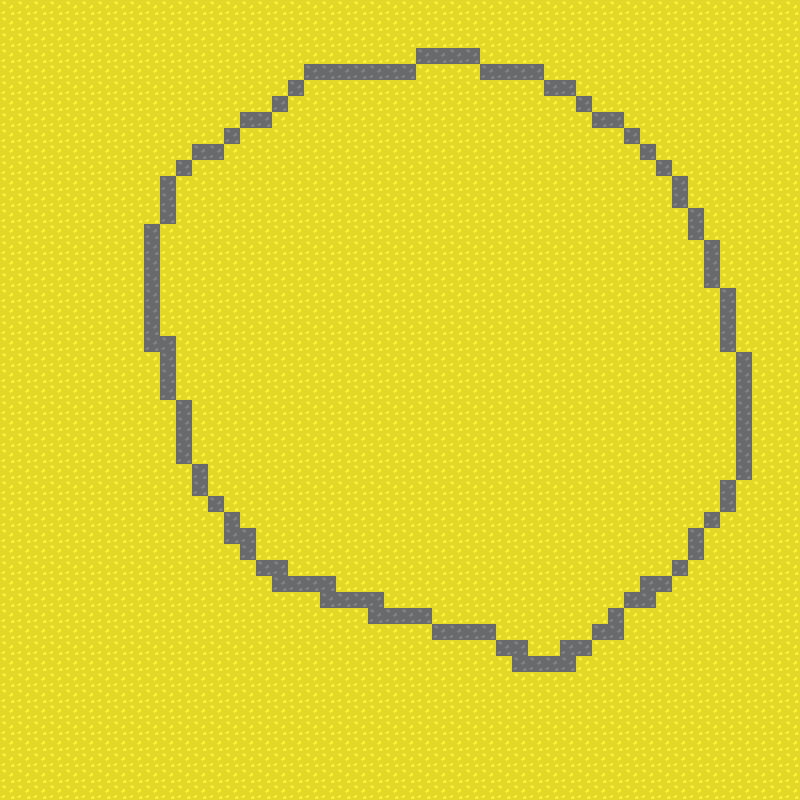

Rendered tile map (Tiled .tmx) drawn with the repository's tilesets; below, a short description and the full map source, tile grids included:
An orthogonal 50x50 tile map with 16x16 px tiles, 1 tile layer (Tile Layer 1) and 3 objects.

<map version="1.10" tiledversion="1.10.2" orientation="orthogonal" renderorder="right-down" width="50" height="50" tilewidth="16" tileheight="16" infinite="0" nextlayerid="5" nextobjectid="6">
 <tileset firstgid="1" name="tilesetforFishGameJam" tilewidth="16" tileheight="16" tilecount="90" columns="10">
  <image source="tilesetforFishGameJam.png" width="160" height="144" />
 </tileset>
 <layer id="1" name="Tile Layer 1" width="50" height="50">
  <data encoding="csv">
1,1,1,1,1,1,1,1,1,1,1,1,1,1,1,1,1,1,1,1,1,1,1,1,1,1,1,1,1,1,1,1,1,1,1,1,1,1,1,1,1,1,1,1,1,1,1,1,1,1,
1,1,1,1,1,1,1,1,1,1,1,1,1,1,1,1,1,1,1,1,1,1,1,1,1,1,1,1,1,1,1,1,1,1,1,1,1,1,1,1,1,1,1,1,1,1,1,1,1,1,
1,1,1,1,1,1,1,1,1,1,1,1,1,1,1,1,1,1,1,1,1,1,1,1,1,1,1,1,1,1,1,1,1,1,1,1,1,1,1,1,1,1,1,1,1,1,1,1,1,1,
1,1,1,1,1,1,1,1,1,1,1,1,1,1,1,1,1,1,1,1,1,1,1,1,1,1,2,2,2,2,1,1,1,1,1,1,1,1,1,1,1,1,1,1,1,1,1,1,1,1,
1,1,1,1,1,1,1,1,1,1,1,1,1,1,1,1,1,1,1,2,2,2,2,2,2,2,1,1,1,1,2,2,2,2,1,1,1,1,1,1,1,1,1,1,1,1,1,1,1,1,
1,1,1,1,1,1,1,1,1,1,1,1,1,1,1,1,1,1,2,1,1,1,1,1,1,1,1,1,1,1,1,1,1,1,2,2,1,1,1,1,1,1,1,1,1,1,1,1,1,1,
1,1,1,1,1,1,1,1,1,1,1,1,1,1,1,1,1,2,1,1,1,1,1,1,1,1,1,1,1,1,1,1,1,1,1,1,2,1,1,1,1,1,1,1,1,1,1,1,1,1,
1,1,1,1,1,1,1,1,1,1,1,1,1,1,1,2,2,1,1,1,1,1,1,1,1,1,1,1,1,1,1,1,1,1,1,1,1,2,2,1,1,1,1,1,1,1,1,1,1,1,
1,1,1,1,1,1,1,1,1,1,1,1,1,1,2,1,1,1,1,1,1,1,1,1,1,1,1,1,1,1,1,1,1,1,1,1,1,1,1,2,1,1,1,1,1,1,1,1,1,1,
1,1,1,1,1,1,1,1,1,1,1,1,2,2,1,1,1,1,1,1,1,1,1,1,1,1,1,1,1,1,1,1,1,1,1,1,1,1,1,1,2,1,1,1,1,1,1,1,1,1,
1,1,1,1,1,1,1,1,1,1,1,2,1,1,1,1,1,1,1,1,1,1,1,1,1,1,1,1,1,1,1,1,1,1,1,1,1,1,1,1,1,2,1,1,1,1,1,1,1,1,
1,1,1,1,1,1,1,1,1,1,2,1,1,1,1,1,1,1,1,1,1,1,1,1,1,1,1,1,1,1,1,1,1,1,1,1,1,1,1,1,1,1,2,1,1,1,1,1,1,1,
1,1,1,1,1,1,1,1,1,1,2,1,1,1,1,1,1,1,1,1,1,1,1,1,1,1,1,1,1,1,1,1,1,1,1,1,1,1,1,1,1,1,2,1,1,1,1,1,1,1,
1,1,1,1,1,1,1,1,1,1,2,1,1,1,1,1,1,1,1,1,1,1,1,1,1,1,1,1,1,1,1,1,1,1,1,1,1,1,1,1,1,1,1,2,1,1,1,1,1,1,
1,1,1,1,1,1,1,1,1,2,1,1,1,1,1,1,1,1,1,1,1,1,1,1,1,1,1,1,1,1,1,1,1,1,1,1,1,1,1,1,1,1,1,2,1,1,1,1,1,1,
1,1,1,1,1,1,1,1,1,2,1,1,1,1,1,1,1,1,1,1,1,1,1,1,1,1,1,1,1,1,1,1,1,1,1,1,1,1,1,1,1,1,1,1,2,1,1,1,1,1,
1,1,1,1,1,1,1,1,1,2,1,1,1,1,1,1,1,1,1,1,1,1,1,1,1,1,1,1,1,1,1,1,1,1,1,1,1,1,1,1,1,1,1,1,2,1,1,1,1,1,
1,1,1,1,1,1,1,1,1,2,1,1,1,1,1,1,1,1,1,1,1,1,1,1,1,1,1,1,1,1,1,1,1,1,1,1,1,1,1,1,1,1,1,1,2,1,1,1,1,1,
1,1,1,1,1,1,1,1,1,2,1,1,1,1,1,1,1,1,1,1,1,1,1,1,1,1,1,1,1,1,1,1,1,1,1,1,1,1,1,1,1,1,1,1,1,2,1,1,1,1,
1,1,1,1,1,1,1,1,1,2,1,1,1,1,1,1,1,1,1,1,1,1,1,1,1,1,1,1,1,1,1,1,1,1,1,1,1,1,1,1,1,1,1,1,1,2,1,1,1,1,
1,1,1,1,1,1,1,1,1,2,1,1,1,1,1,1,1,1,1,1,1,1,1,1,1,1,1,1,1,1,1,1,1,1,1,1,1,1,1,1,1,1,1,1,1,2,1,1,1,1,
1,1,1,1,1,1,1,1,1,2,2,1,1,1,1,1,1,1,1,1,1,1,1,1,1,1,1,1,1,1,1,1,1,1,1,1,1,1,1,1,1,1,1,1,1,2,1,1,1,1,
1,1,1,1,1,1,1,1,1,1,2,1,1,1,1,1,1,1,1,1,1,1,1,1,1,1,1,1,1,1,1,1,1,1,1,1,1,1,1,1,1,1,1,1,1,1,2,1,1,1,
1,1,1,1,1,1,1,1,1,1,2,1,1,1,1,1,1,1,1,1,1,1,1,1,1,1,1,1,1,1,1,1,1,1,1,1,1,1,1,1,1,1,1,1,1,1,2,1,1,1,
1,1,1,1,1,1,1,1,1,1,2,1,1,1,1,1,1,1,1,1,1,1,1,1,1,1,1,1,1,1,1,1,1,1,1,1,1,1,1,1,1,1,1,1,1,1,2,1,1,1,
1,1,1,1,1,1,1,1,1,1,1,2,1,1,1,1,1,1,1,1,1,1,1,1,1,1,1,1,1,1,1,1,1,1,1,1,1,1,1,1,1,1,1,1,1,1,2,1,1,1,
1,1,1,1,1,1,1,1,1,1,1,2,1,1,1,1,1,1,1,1,1,1,1,1,1,1,1,1,1,1,1,1,1,1,1,1,1,1,1,1,1,1,1,1,1,1,2,1,1,1,
1,1,1,1,1,1,1,1,1,1,1,2,1,1,1,1,1,1,1,1,1,1,1,1,1,1,1,1,1,1,1,1,1,1,1,1,1,1,1,1,1,1,1,1,1,1,2,1,1,1,
1,1,1,1,1,1,1,1,1,1,1,2,1,1,1,1,1,1,1,1,1,1,1,1,1,1,1,1,1,1,1,1,1,1,1,1,1,1,1,1,1,1,1,1,1,1,2,1,1,1,
1,1,1,1,1,1,1,1,1,1,1,1,2,1,1,1,1,1,1,1,1,1,1,1,1,1,1,1,1,1,1,1,1,1,1,1,1,1,1,1,1,1,1,1,1,1,2,1,1,1,
1,1,1,1,1,1,1,1,1,1,1,1,2,1,1,1,1,1,1,1,1,1,1,1,1,1,1,1,1,1,1,1,1,1,1,1,1,1,1,1,1,1,1,1,1,2,1,1,1,1,
1,1,1,1,1,1,1,1,1,1,1,1,1,2,1,1,1,1,1,1,1,1,1,1,1,1,1,1,1,1,1,1,1,1,1,1,1,1,1,1,1,1,1,1,1,2,1,1,1,1,
1,1,1,1,1,1,1,1,1,1,1,1,1,1,2,1,1,1,1,1,1,1,1,1,1,1,1,1,1,1,1,1,1,1,1,1,1,1,1,1,1,1,1,1,2,1,1,1,1,1,
1,1,1,1,1,1,1,1,1,1,1,1,1,1,2,2,1,1,1,1,1,1,1,1,1,1,1,1,1,1,1,1,1,1,1,1,1,1,1,1,1,1,1,2,1,1,1,1,1,1,
1,1,1,1,1,1,1,1,1,1,1,1,1,1,1,2,1,1,1,1,1,1,1,1,1,1,1,1,1,1,1,1,1,1,1,1,1,1,1,1,1,1,1,2,1,1,1,1,1,1,
1,1,1,1,1,1,1,1,1,1,1,1,1,1,1,1,2,2,1,1,1,1,1,1,1,1,1,1,1,1,1,1,1,1,1,1,1,1,1,1,1,1,2,1,1,1,1,1,1,1,
1,1,1,1,1,1,1,1,1,1,1,1,1,1,1,1,1,2,2,2,2,1,1,1,1,1,1,1,1,1,1,1,1,1,1,1,1,1,1,1,2,2,1,1,1,1,1,1,1,1,
1,1,1,1,1,1,1,1,1,1,1,1,1,1,1,1,1,1,1,1,2,2,2,2,1,1,1,1,1,1,1,1,1,1,1,1,1,1,1,2,2,1,1,1,1,1,1,1,1,1,
1,1,1,1,1,1,1,1,1,1,1,1,1,1,1,1,1,1,1,1,1,1,1,2,2,2,2,1,1,1,1,1,1,1,1,1,1,1,2,1,1,1,1,1,1,1,1,1,1,1,
1,1,1,1,1,1,1,1,1,1,1,1,1,1,1,1,1,1,1,1,1,1,1,1,1,1,1,2,2,2,2,1,1,1,1,1,1,2,2,1,1,1,1,1,1,1,1,1,1,1,
1,1,1,1,1,1,1,1,1,1,1,1,1,1,1,1,1,1,1,1,1,1,1,1,1,1,1,1,1,1,1,2,2,1,1,2,2,1,1,1,1,1,1,1,1,1,1,1,1,1,
1,1,1,1,1,1,1,1,1,1,1,1,1,1,1,1,1,1,1,1,1,1,1,1,1,1,1,1,1,1,1,1,2,2,2,2,1,1,1,1,1,1,1,1,1,1,1,1,1,1,
1,1,1,1,1,1,1,1,1,1,1,1,1,1,1,1,1,1,1,1,1,1,1,1,1,1,1,1,1,1,1,1,1,1,1,1,1,1,1,1,1,1,1,1,1,1,1,1,1,1,
1,1,1,1,1,1,1,1,1,1,1,1,1,1,1,1,1,1,1,1,1,1,1,1,1,1,1,1,1,1,1,1,1,1,1,1,1,1,1,1,1,1,1,1,1,1,1,1,1,1,
1,1,1,1,1,1,1,1,1,1,1,1,1,1,1,1,1,1,1,1,1,1,1,1,1,1,1,1,1,1,1,1,1,1,1,1,1,1,1,1,1,1,1,1,1,1,1,1,1,1,
1,1,1,1,1,1,1,1,1,1,1,1,1,1,1,1,1,1,1,1,1,1,1,1,1,1,1,1,1,1,1,1,1,1,1,1,1,1,1,1,1,1,1,1,1,1,1,1,1,1,
1,1,1,1,1,1,1,1,1,1,1,1,1,1,1,1,1,1,1,1,1,1,1,1,1,1,1,1,1,1,1,1,1,1,1,1,1,1,1,1,1,1,1,1,1,1,1,1,1,1,
1,1,1,1,1,1,1,1,1,1,1,1,1,1,1,1,1,1,1,1,1,1,1,1,1,1,1,1,1,1,1,1,1,1,1,1,1,1,1,1,1,1,1,1,1,1,1,1,1,1,
1,1,1,1,1,1,1,1,1,1,1,1,1,1,1,1,1,1,1,1,1,1,1,1,1,1,1,1,1,1,1,1,1,1,1,1,1,1,1,1,1,1,1,1,1,1,1,1,1,1,
1,1,1,1,1,1,1,1,1,1,1,1,1,1,1,1,1,1,1,1,1,1,1,1,1,1,1,1,1,1,1,1,1,1,1,1,1,1,1,1,1,1,1,1,1,1,1,1,1,1
</data>
 </layer>
 <objectgroup id="4" name="Obj">
  <object id="3" x="181.788" y="315.264">
   <polygon points="0,0 21.2905,-20.4717 54.8641,-36.0301 56.5018,4.09433" />
  </object>
  <object id="4" x="250.573" y="233.377">
   <polygon points="0,0 46.6754,41.7622 61.415,-24.566" />
  </object>
  <object id="5" x="370.947" y="320.177">
   <polygon points="0,0 65.5093,-23.7471 138.388,-7.3698 144.121,-60.5961 104.815,-119.555 61.415,-70.4225 2.4566,-58.1395" />
  </object>
 </objectgroup>
</map>
